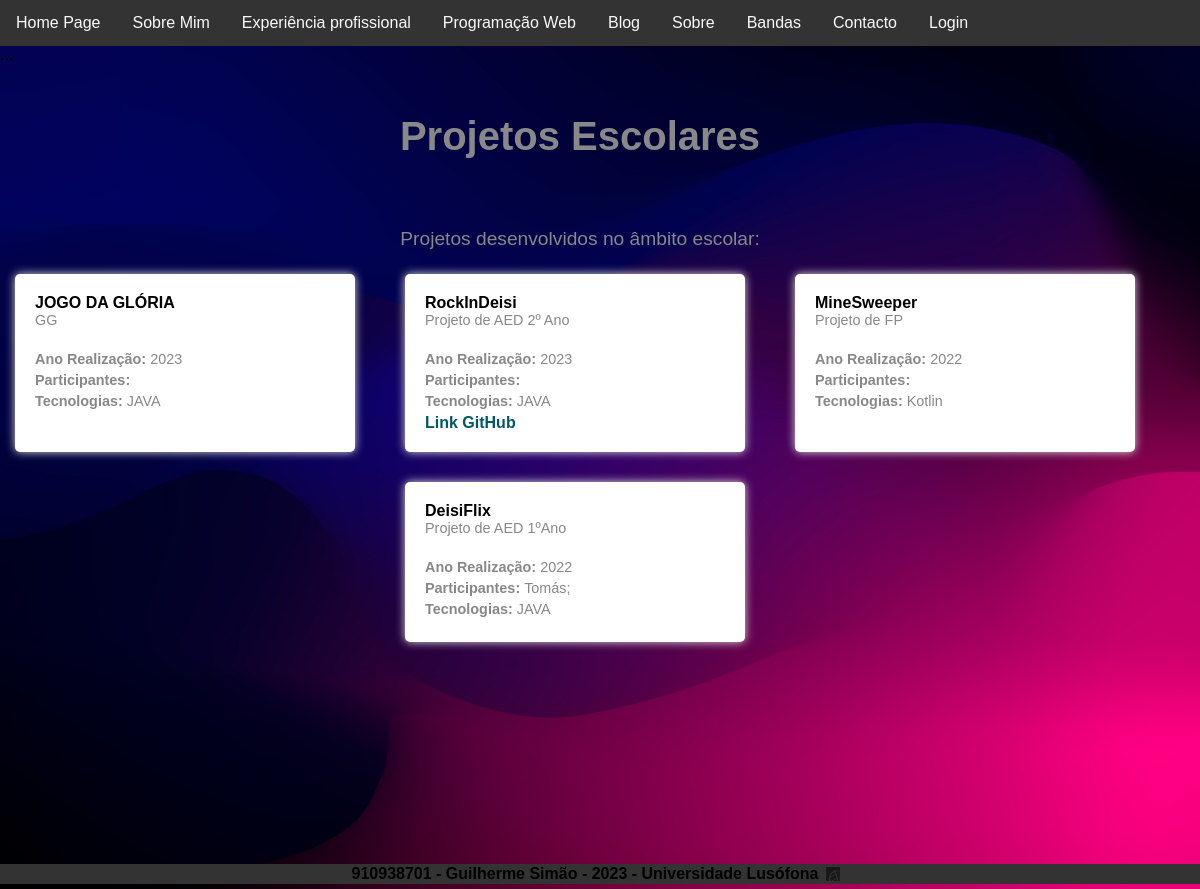
/projetosescola, run on the app's committed database.
### portfolio/models.py (models this page shows, shortened)
class Projeto(models.Model):
    titulo = models.CharField(max_length=80)
    descricao = models.CharField(max_length=500)
    imagem = models.ImageField(upload_to='static/portfolio/images', blank=True)
    anoRealizacao = models.IntegerField()
    participantes = models.ManyToManyField(Pessoa, blank=True)
    linkGitHub = models.CharField(max_length=1000, null=True, blank=True)
    linkYt = models.CharField(max_length=1000, null=True, blank=True)
    tecnologias = models.ManyToManyField(Tecnologia, blank=True)

class Tecnologia(models.Model):
    nome = models.CharField(max_length=80)
    acronimo = models.CharField(max_length=10, blank=True)
    anoCriacao = models.IntegerField()
    criador = models.CharField(max_length=80)
    logotipo = models.ImageField(upload_to='static/portfolio/images')
    link = models.CharField(max_length=1000, null=True, blank=True)
    descricao = models.TextField(max_length=1000)

class Pessoa(models.Model):
    nome = models.CharField(max_length=40)
    link_lusofona = models.CharField(max_length=1000, null=True, blank=True)
    link_linkedin = models.CharField(max_length=1000, null=True, blank=True)

### portfolio/views.py (the view)
# urls.py: path('projetosescola', views.projetosescola_page_view, name='projetosescola'),
def projetosescola_page_view(request):
    context = {'projetos': Projeto.objects.all()}
    return render(request, 'projetosescola.html',context)

### portfolio/templates/projetosescola.html (shortened to what this page needs)
{% extends 'portfolio/layout.html' %}
{% block main %}
<div class="wrapper">
    <h1 class="h1projetos">Projetos Escolares</h1>
    <p class="projetos">Projetos desenvolvidos no âmbito escolar:</p>
    <ul class="ulprojetos">
        {% for projeto in projetos %}
        <li class="liprojetos">
            <strong>{{projeto.titulo}}</strong><br>
            <span class="spanprojetos">{{projeto.descricao}}</span><br>
            <span class="spanprojetos"><b>Ano Realização: </b>{{projeto.anoRealizacao}}</span>
            <span class="spanprojetos"><b>Participantes: </b>{% for participante in projeto.participantes.all %}{{participante.nome}}; {% endfor %}</span>
            <span class="spanprojetos"><b>Tecnologias: </b>{% for tecnologia in projeto.tecnologias.all %}{{tecnologia.nome}} {% endfor %}</span>
            {% if projeto.linkGitHub is not None %}
                <a class="aprojetos" href ="{{projeto.linkGitHub |default_if_none:'#'}}">Link GitHub</a>
            {% endif %}
        </li>
        {% endfor %}
    </ul>
</div>
{% endblock %}

### portfolio/static/css/layout.css (style rules this page uses)
body { background-color: #f5f5f5; font-family: Arial, sans-serif; margin: 0; padding: 0; height: 100%; background: url('../images/project1.jpg') no-repeat center center fixed; -webkit-background-size: cover; -moz-background-size: cover; -o-background-size: cover; background-size: cover; }
.wrapper { display: flex; flex-direction: column; min-height: 100vh; }
.h1projetos { margin-top: 0; color: #888; font-size: 2.5em; text-align: center; padding-top: 50px; margin-right: 40px; padding-bottom: 20px; }
.projetos { color: #888; font-size: 1.2em; line-height: 1.5; margin-bottom: 20px; margin-right: 40px; text-align: center; }
.ulprojetos { list-style: none; padding: 0; margin: 0; display: flex; flex-wrap: wrap; justify-content: center; }
.liprojetos { margin-bottom: 30px; margin-right: 50px; width: 300px; height: auto; box-shadow: 0px 0px 10px #ddd; padding: 20px; text-align: left; background-color: #fff; border-radius: 5px; transition: all 0.3s ease-in-out; }
.spanprojetos { display: block; margin-bottom: 5px; font-size: 0.9em; color: #888; }
.aprojetos { color: #005766; text-decoration: none; font-weight: bold; transition: all 0.3s ease-in-out; }

### data on the page
Projeto: titulo "JOGO DA GLÓRIA", descricao "GG", anoRealizacao "2023"
Tecnologia: nome "JAVA"
Projeto: titulo "RockInDeisi", descricao "Projeto de AED 2º Ano", anoRealizacao "2023"
Projeto: titulo "MineSweeper", descricao "Projeto de FP", anoRealizacao "2022"
Tecnologia: nome "Kotlin"
Projeto: titulo "DeisiFlix", descricao "Projeto de AED 1ºAno", anoRealizacao "2022"
Pessoa: nome "Tomás"
